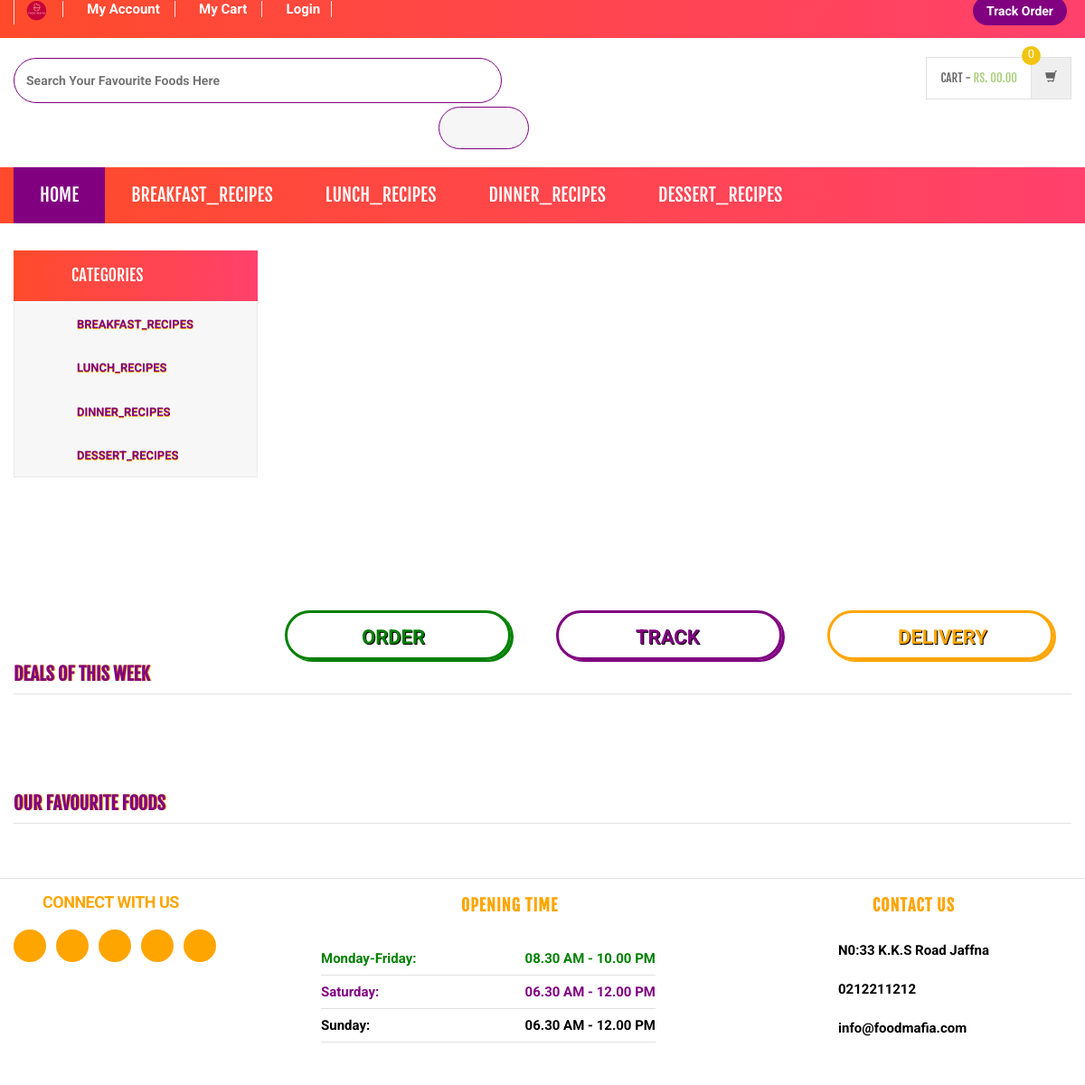
The page / on the database its author committed.
### tables this page shows
CREATE TABLE `category` (
  `id` int(11) NOT NULL,
  `categoryName` varchar(255) DEFAULT NULL,
  `categoryDescription` longtext DEFAULT NULL,
  `creationDate` timestamp NOT NULL DEFAULT current_timestamp(),
  `updationDate` varchar(255) DEFAULT NULL
);

### index.php (the view, shortened to what this page needs)
<?php
include('includes/config.php');
?>
<!DOCTYPE html>
<html lang="en">
	<head>
	    <link rel="stylesheet" href="assets/css/bootstrap.min.css">
	    <link rel="stylesheet" href="assets/css/main.css">
	    <link rel="stylesheet" href="assets/css/green.css">
	    <link rel="stylesheet" href="assets/css/owl.carousel.css">
		<link rel="stylesheet" href="assets/css/owl.transitions.css">
		<link href="assets/css/lightbox.css" rel="stylesheet">
		<link rel="stylesheet" href="assets/css/animate.min.css">
		<link rel="stylesheet" href="assets/css/rateit.css">
		<link rel="stylesheet" href="assets/css/bootstrap-select.min.css">
		<link rel="stylesheet" href="assets/css/config.css">
		<link href="assets/css/green.css" rel="alternate stylesheet" title="Green color">
		<link href="assets/css/blue.css" rel="alternate stylesheet" title="Blue color">
		<link href="assets/css/red.css" rel="alternate stylesheet" title="Red color">
		<link href="assets/css/orange.css" rel="alternate stylesheet" title="Orange color">
		<link href="assets/css/dark-green.css" rel="alternate stylesheet" title="Darkgreen color">
		<link rel="stylesheet" href="assets/css/font-awesome.min.css">
	</head>
    <body class="cnt-home">
<header class="header-style-1">
<?php include('includes/top-header.php');?>
<?php include('includes/main-header.php');?>
<?php include('includes/menu-bar.php');?>
</header>
<div class="body-content outer-top-xs" id="top-banner-and-menu">
	<div class="container-fluid">
		<div class="furniture-container homepage-container">
		<div class="row">
			<div class="col-xs-12 col-sm-12 col-md-3 sidebar">
	<?php include('includes/side-menu.php');?>
			</div>
			<div class="col-xs-12 col-sm-12 col-md-9 homebanner-holder">
<div id="hero" class="homepage-slider3">
</div>
<div class="info-boxes wow fadeInUp">
	<div class="info-boxes-inner">
		<div class="row">
			<div class="col-md-6 col-sm-4 col-lg-4">
				<div style="border-style:solid;border-radius:85px;color:green;width:250px;box-shadow:3px 2px">
					<div class="row">
						<div class="col-xs-10">
							<h4 style="padding-left:82px;padding-top:5px;font-weight:bold;font-size:22px;text-shadow:1px 1px black;"> ORDER </h4>
						</div>
					</div>
				</div>
			</div>
			<div class="hidden-md col-sm-4 col-lg-4">
				<div style="border-style:solid;border-radius:85px;color:purple;width:250px;box-shadow:3px 2px;">
					<div class="row">
						<div class="col-xs-10">
						<h4 style="padding-left:85px;padding-top:5px;font-weight:bold;font-size:22px;text-shadow:1px 1px black;"> TRACK </h4>
						</div>
					</div>
				</div>
			</div>
			<div class="col-md-6 col-sm-4 col-lg-4">
				<div style="border-style:solid;border-radius:85px;color:orange;width:250px;box-shadow:3px 2px;">
					<div class="row">
						<div class="col-xs-10">
							<h4 style="padding-left:75PX;padding-top:5px;font-weight:bold;font-size:22px;text-shadow:1px 1px black;"> DELIVERY </h4>
						</div>
					</div>
				</div>
			</div>
		</div>
	</div>
</div>
			</div>
		</div>
		<div id="product-tabs-slider" class="scroll-tabs inner-bottom-vs  wow fadeInUp">
			<div class="more-info-tab clearfix">
			   <h3 class="new-product-title pull-left" style="color:purple;font-weight:bold;text-shadow:1px 0px orange;">Deals Of This Week</h3>
			</div>
		</div>
<?php include('includes/products-slider.php');?>
</div>
</div>
<?php include('includes/footer.php');?>
</body>
</html>

### includes/menu-bar.php (shortened to what this page needs)
<div class="header-nav animate-dropdown" style="background: linear-gradient(to right, #FF4B2B, #FF416C);color:white;">
    <div class="container-fluid">
        <div class="yamm navbar navbar-default" role="navigation">
            <div class="nav-bg-class">
                <div class="navbar-collapse collapse" id="mc-horizontal-menu-collapse">
	<div class="nav-outer">
		<ul class="nav navbar-nav">
			<li class="dropdown yamm-fw" style="background-color:purple;">
				<a href="index.php" data-hover="dropdown" class="dropdown-toggle">Home</a>
			</li>
              <?php $sql=mysqli_query($con,"select id,categoryName  from category limit 6");
while($row=mysqli_fetch_array($sql))
{
    ?>
			<li class="dropdown yamm">
				<a href="category.php?cid=<?php echo $row['id'];?>"> <?php echo $row['categoryName'];?></a>
			</li>
			<?php } ?>
		</ul>
		<div class="clearfix"></div>
	</div>
</div>
            </div>
        </div>
    </div>
</div>

### includes/side-menu.php (shortened to what this page needs)
<div class="side-menu animate-dropdown outer-bottom-xs" >
    <div class="head" style="background: linear-gradient(to right, #FF4B2B, #FF416C);color:white;"><i class="icon fa fa-align-justify fa-fw"></i> Categories</div>
    <nav class="yamm megamenu-horizontal" role="navigation">
        <ul class="nav">
            <li class="dropdown menu-item">
              <?php $sql=mysqli_query($con,"select id,categoryName  from category");
while($row=mysqli_fetch_array($sql))
{
    ?>
                <a href="category.php?cid=<?php echo $row['id'];?>" class="dropdown-toggle"><i class="icon fa fa-desktop fa-fw"></i>
				<font style="color:purple;font-weight:bold;text-shadow:0px 1px orange">
                <?php echo $row['categoryName'];?></a>
                <?php }?>
</li>
</ul>
    </nav>
</div>

### assets/css/green.css (style rules this page uses)
a { color: #abd07e; }
.header-style-1 .header-nav { background: #abd07e; }

### assets/css/lightbox.css (style rules this page uses)
body:after { content: url(../images/close.png) url(../images/loading.gif) url(../images/prev.png) url(../images/next.png); display: none; }

### assets/css/blue.css (style rules this page uses)
a { color: #3498db; }
.header-style-1 .header-nav { background: #3498db; }

### assets/css/red.css (style rules this page uses)
a { color: #ff6c6c; }
.header-style-1 .header-nav { background: #ff6c6c; }

### assets/css/orange.css (style rules this page uses)
a { color: #f39c12; }
.header-style-1 .header-nav { background: #f39c12; }

### assets/css/dark-green.css (style rules this page uses)
a { color: #12cca7; }
.header-style-1 .header-nav { background: #12cca7; }

### rows shown on the page
category: categoryName "BREAKFAST_RECIPES"
category: categoryName "LUNCH_RECIPES"
category: categoryName "DINNER_RECIPES"
category: categoryName "DESSERT_RECIPES"
